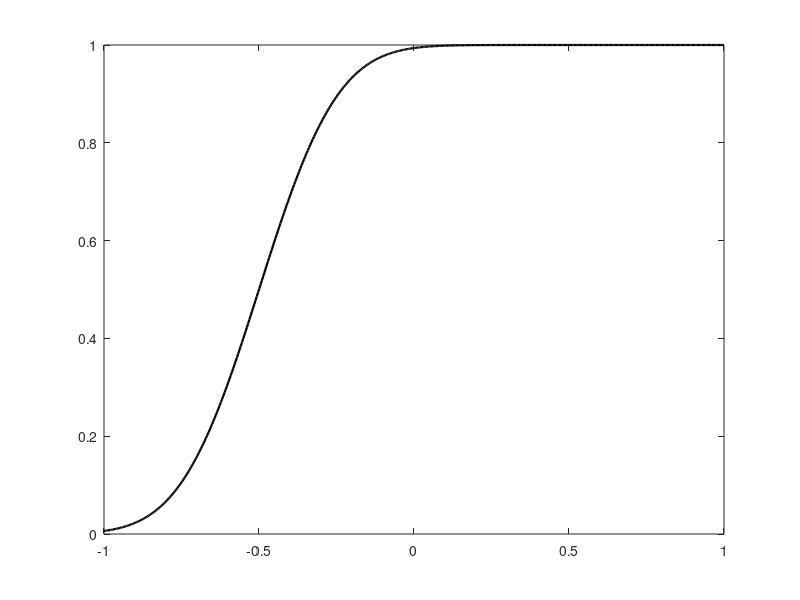

The MATLAB script that drew this image: (Note: this script raises an error after producing the figure.)

modelfunb = @(g,l,u,v,x) g+(1-g-l)*0.5*(1+erf((x-u)/sqrt(2*v^2)));
g = 0;
l = 0;
u = -0.5;
v = 0.2;

xRange = linspace(-1,1,500);
yRange = modelfunb(g,l,u,v,xRange);

hhf = figure('position',[100 100 380 300]);
plot(xRange,yRange,'k','linewidth',1.6);

%%
% using logistic fitting of current data
OctaveData = [-1,-0.6,-0.2,0.2,0.6,1];
NorTundata = [0.1 0.2 0.4 0.8 0.9 1];
opts = statset('nlinfit');
opts.RobustWgtFun = 'bisquare';
opts.MaxIter = 1000;
modelfunb = @(b1,b2,b3,b4,x) (b1+ b2./(1+exp(-(x - b3)./b4)));
% using the new model function
UL = [max(NorTundata)+abs(min(NorTundata)), Inf, max(OctaveData), 100];
SP = [min(NorTundata),max(NorTundata) - min(NorTundata), mean(OctaveData), 1];
LM = [-Inf,-Inf, min(OctaveData), -100];
ParaBoundLim = ([UL;SP;LM]);
[fit_model,fitgof] = fit(OctaveData',NorTundata',modelfunb,'StartPoint',SP,'Upper',UL,'Lower',LM);
OctaveRange = linspace(min(OctaveData),max(OctaveData),500);
FitCurve = feval(fit_model,OctaveRange);
hhf = figure('position',[100 100 380 300]);
hold on
plot(OctaveRange,FitCurve,'k','linewidth',1.6);
plot(OctaveData',NorTundata','o','MarkerSize',12,'Linewidth',2)

%% Initial categorical ROI response function
modelfunb = @(g,l,u,v,x) g+(1-g-l)*0.5*(1+erf((x-u)/sqrt(2*v^2)));
g = 0;
l = 0;
% u = -0.5;
v = 0.2;

% RPreferBound = -0.5:0.1:0.5;
RPreferBound = [0.4 0.1];
% LPreferBound = -0.5:0.1:0.5;
LPreferBound = [-0.4 -0.1];
nCategROI = length(RPreferBound);
RPrefCategFun = cell(nCategROI,1);
LPrefCategFun = cell(nCategROI,1);
for cROI = 1 : nCategROI
    RPrefCategFun{cROI} = @(x) modelfunb(g,l,RPreferBound(cROI),v,x);
    LPrefCategFun{cROI} = @(x) 1 - modelfunb(g,l,LPreferBound(cROI),v,x);
end
% Test categorical ROI function
xRange = linspace(-1,1,500);
hf = figure;
hold on
for cROI = 1 : nCategROI
    cRFun = RPrefCategFun{cROI};
    cLFun = LPrefCategFun{cROI};
    cRCurve = cRFun(xRange);
    cLCurve = cLFun(xRange);
    plot(xRange,cRCurve,'r','linewidth',1.6);
    plot(xRange,cLCurve,'b','linewidth',1.6);
end
% saveas(hf,'Initial raw categNeuron population data');
% saveas(hf,'Initial raw categNeuron population data','pdf');
% %% calculate output value by given function
% xData = -0.5:0.1:0.5;
% RDataCell = cell(nCategROI,1);
% LDataCell = cell(nCategROI,1);
% for cROI = 1 : nCategROI
%     cRFun = RPrefCategFun{cROI};
%     cLFun = LPrefCategFun{cROI};
%     RDataCell{cROI} = cRFun(xData);
%     LDataCell{cROI} = cLFun(xData);
% end
% RDataMtx = cell2mat(RDataCell);
% LDataMtx = cell2mat(LDataCell);
% 
% ChoiceData = (sum(RDataMtx) - sum(LDataMtx))/nCategROI;
% figure;
% plot(xData,ChoiceData,'k','Linewidth',1.6)
% 
% 
% BehavThres = 0.8;
% Value2ThresRatio = abs(ChoiceData)/BehavThres;
% Value2ThresRatio(Value2ThresRatio > 1) = 1;
% BoostFun = 1 - Value2ThresRatio;
% figure;
% plot(xData,BoostFun,'k','Linewidth',1.6)

%% set uncertainty function
modelfunb = @(g,l,u,v,x) g+(1-g-l)*0.5*(1+erf((x-u)/sqrt(2*v^2)));
g = 0;
l = 0;
UCu = 0;
UCv = 0.2;
syms y
cFun = modelfunb(g,l,UCu,UCv,y);
UncertainFunDerivt = diff(cFun);
xRange = linspace(-1,1,500);
UncertainFun = double(subs(UncertainFunDerivt,xRange));

BiasV = 0;

hf = figure;
plot(xRange,UncertainFun,'r','Linewidth',1.6);
set(gca,'box','off');
% saveas(hf,'Initial Uncertainty function');
% saveas(hf,'Initial raw categNeuron population data','pdf');
%% using the uncertainty function for boosting sensory outcome
xData = linspace(-1,1,500);
RDataCell = cell(nCategROI,1);
LDataCell = cell(nCategROI,1);
for cROI = 1 : nCategROI
    cRFun = RPrefCategFun{cROI};
    cLFun = LPrefCategFun{cROI};
    RDataCell{cROI} = cRFun(xData);
    LDataCell{cROI} = cLFun(xData);
end
RDataMtx = cell2mat(RDataCell);
LDataMtx = cell2mat(LDataCell);

ChoiceData = (sum(RDataMtx) - sum(LDataMtx))/nCategROI;
%% fit the choice data with a sigmoidal function
SP = [min(ChoiceData),1-max(ChoiceData) - min(ChoiceData),0,1];
UL = [max(ChoiceData),max(ChoiceData),max(xData),100];
LM = [min(ChoiceData),min(ChoiceData),min(xData),1e-6];
[ffit, gof] =fit(xData(:),ChoiceData(:),modelfunb,'StartPoint',SP,'Upper',UL,'Lower',LM);
syms xValue
cChoiceFun = modelfunb(ffit.g,ffit.l,ffit.u,ffit.v,xValue);
ChoiceFunDerivative = diff(cChoiceFun);
ChoiceSlopeData = double(subs(ChoiceFunDerivative,xData));
hf = figure('position',[100 100 380 300]);
yyaxis left
plot(xData,ChoiceData,'r','linewidth',1.5);
ylabel('Raw');

yyaxis right
plot(xData,ChoiceSlopeData,'k','linewidth',1.6);
ylabel('Slope')

% saveas(hf,'Raw choice data and slope');
% saveas(hf,'Raw choice data and slope','pdf');
%% Combine uncertainty to final function
UncertainFun = double(subs(UncertainFunDerivt,xData));
ShapedSlope = ChoiceSlopeData(:) .* UncertainFun(:); % slope change, sensitivity change, something like gain modulation
NewxData = xData + BiasV; % bias term change
syms Newg Newl Newu Newv Newx
NewFunc = modelfunb(ffit.g,ffit.l,Newu,Newv,Newx);  % upper and lower bound fixed
NewChoiceFunSlope = diff(NewFunc,Newx);
NewChoiceFunSlopehandle = matlabFunction(NewChoiceFunSlope);
NewSP = SP.*[1 1 1 0] + [0 0 BiasV 1/(max(ShapedSlope)*max(UncertainFun))];
% cFitTypes = fittype(NewChoiceFunSlopehandle,'coefficients',{'Newg','Newl','Newu','Newv'},'independent',{'Newx'},'dependent',{'ShapedSlope'});
cFitTypes = fittype(NewChoiceFunSlopehandle,'coefficients',{'Newu','Newv'},'independent',{'Newx'},'dependent',{'ShapedSlope'});
[Newffit, Newgof] = fit(NewxData(:),ShapedSlope(:),cFitTypes,'StartPoint',NewSP(3:4),'Upper',UL(3:4),'Lower',LM(3:4));
NewSlopeData = feval(Newffit,xData);

hf = figure('position',[100 100 380 300]);
hold on
plot(xData,ChoiceSlopeData,'k','linewidth',1.5);
plot(xData,NewSlopeData,'r','linewidth',1.5);
legend({'ChoiceSlope','ModuSlope'},'FontSize',10,'Box','off','Location','Northwest');
title('Slope change')
% saveas(hf,'modulated slope curve');
% saveas(hf,'modulated slope curve','pdf');

NewFunction = modelfunb(ffit.g,ffit.l,Newffit.Newu,Newffit.Newv,Newx);
NewChoiceData = double(subs(NewFunction,xData));
[~,BoundInds] = min(abs(NewChoiceData));
BoundIndex = xData(BoundInds);
hhf = figure('position',[500 100 380 300]);
hold on
plot(xData,ChoiceData,'k','linewidth',1.5);
plot(xData,NewChoiceData,'r','linewidth',1.5);
legend({'ChoiceRaw','ModuChoice'},'FontSize',10,'Box','off','Location','Northwest');
text(BoundIndex,0,sprintf('Bound = %.4f',BoundIndex));
title(sprintf('Choice Data, Gain = %d-%.2f, Bias = %.3f',UCu,UCv,BiasV));
set(gca,'ylim',[-1.1 1.1]);
% saveas(hhf,'Modulated Choice curve with bias');
% saveas(hhf,'Modulated Choice curve with bias','pdf');

%
PriorChoice = -1*0.1;  % negtive for left prior, positive for right prior
WithPriorChoice = NewChoiceData + PriorChoice;
WithPriorChoice(WithPriorChoice > 1) = 1;
WithPriorChoice(WithPriorChoice < -1) = -1;  % set within range
[~,BoundInds] = min(abs(WithPriorChoice));
BoundIndex = xData(BoundInds);
FinalSP = [SP(1:2),BoundInds,1/(max(ShapedSlope)*max(UncertainFun))];
[FinalFit,Finalgof] = fit(xData(:),WithPriorChoice(:),modelfunb,'StartPoint',FinalSP,'Upper',UL,'Lower',LM);
FinalCurve = feval(FinalFit,xData);
hhf = figure('position',[900 100 380 300]);
hold on
plot(xData,ChoiceData,'k','linewidth',1.5);
plot(xData,FinalCurve,'r','linewidth',1.5);
legend({'ChoiceRaw','ModuChoice'},'FontSize',10,'Box','off','Location','SouthEast');
text(-0.8,0.9,sprintf('Gain = %d-%.2f',UCu,UCv));
text(-0.8,0.8,sprintf('Bias = %.3f',BiasV))
text(-0.8,0.7,sprintf('Prior = %.3f',PriorChoice))
text(FinalFit.u,0,sprintf('Bound = %.4f',FinalFit.u));
title('Final formation');
% saveas(hhf,'Modulated Choice curve with bias and prior');
% saveas(hhf,'Modulated Choice curve with bias and prior','pdf');

%%
CombinedData = ChoiceData .* UncertainFun;
hf = figure;
plot(xData,CombinedData,'k','linewidth',1.5)

%% gaussian base neuron generation

c1 = 1;
c2 = 0;
c3 = 0.2;
c4 = 0;
TunBaseModel = @(x) c1*exp((-1)*((x - c2).^2)./(2*(c3^2)))+c4;
xscales = linspace(-1,1,100);
yData = TunBaseModel(xscales);
figure;
plot(xscales,yData);

%%
TunBaseModel = @(c1,c2,c3,c4,x) c1*exp((-1)*((x - c2).^2)./(2*(c3^2)))+c4;
cc1 = 1;
% c2 = 0;
cc3 = 0.2;
cc4 = 0;

TuningPeakNum = 10;

TunPeakData = linspace(-1,1,TuningPeakNum);
TunROIFun = cell(TuningPeakNum,1);
for cROI = 1 : TuningPeakNum
    TunROIFun{cROI} = @(x) TunBaseModel(cc1,TunPeakData(cROI),cc3,cc4,x);
end

xscales = linspace(-1,1,500);
BaseROIRespDataAll = cell(TuningPeakNum,1);
UsedColor = blue2red_2(TuningPeakNum);
% UsedColor = jet(TuningPeakNum);
hhuf = figure('position',[2000 100 340 280]);
hold on
for cROI = 1 : TuningPeakNum
    cROIFun = TunROIFun{cROI};
    cROIData = cROIFun(xscales);
    plot(xscales,cROIData,'Color',UsedColor(cROI,:),'linewidth',1.4,'linestyle','--');
    BaseROIRespDataAll{cROI} = cROIData * sign(TunPeakData(cROI));
end
line([0 0],[0 1],'Color',[0 0.6 0],'linewidth',1.4,'linestyle','--')
set(gca,'xtick',[-1 0 1],'ytick',[0 0.5 1],'xticklabel',[8 16 32]);
xlabel('Frequency (kHz)');
ylabel('Response');
%%
saveas(hhuf,'Passive tuning ROI examples');
saveas(hhuf,'Passive tuning ROI examples','pdf');

%% calculate the population output, left as negtive value
popuOutData = sum(cell2mat(BaseROIRespDataAll));
ScalePopuOut = (popuOutData - min(popuOutData))/(max(popuOutData) - min(popuOutData))*2-1;

hf = figure;
% hold on
yyaxis left
plot(xscales,popuOutData,'Color','k','linewidth',1.5);

yyaxis right
plot(xscales,ScalePopuOut,'Color','r','linewidth',1.5);

%%
%% Initial categorical ROI response function
modelfunb = @(g,l,u,v,x) g+(1-g-l)*0.5*(1+erf((x-u)/sqrt(2*v^2)));
g = 0;
l = 0;
% u = -0.5;
v = 0.2;

% RPreferBound = -0.5:0.1:0.5;
RPreferBound = [0.15 0.05];
% LPreferBound = -0.5:0.1:0.5;
LPreferBound = [-0.15 -0.05];
nCategROI = length(RPreferBound);
RPrefCategFun = cell(nCategROI,1);
LPrefCategFun = cell(nCategROI,1);
for cROI = 1 : nCategROI
    RPrefCategFun{cROI} = @(x) modelfunb(g,l,RPreferBound(cROI),v,x);
    LPrefCategFun{cROI} = @(x) 1 - modelfunb(g,l,LPreferBound(cROI),v,x);
end
% Test categorical ROI function
xRange = linspace(-1,1,500);
hMixedf = figure('position',[2000 100 340 280]);
hold on
for cROI = 1 : nCategROI
    cRFun = RPrefCategFun{cROI};
    cLFun = LPrefCategFun{cROI};
    cRCurve = cRFun(xRange);
    cLCurve = cLFun(xRange);
    plot(xRange,cRCurve,'r','linewidth',1.6);
    plot(xRange,cLCurve,'b','linewidth',1.6);
end
% ##################################################################################################################
% added boundary tuning ROIs
TunBaseModel = @(c1,c2,c3,c4,x) c1*exp((-1)*((x - c2).^2)./(2*(c3^2)))+c4;
cc1 = 1;
% c2 = 0;
cc3 = 0.1;
cc4 = 0;

TuningPeakNum = 2;
TunPeakData = linspace(-0.1,0.1,TuningPeakNum);
TunROIFun = cell(TuningPeakNum,1);
for cROI = 1 : TuningPeakNum
    TunROIFun{cROI} = @(x) TunBaseModel(cc1,TunPeakData(cROI),cc3,cc4,x);
end

xscales = linspace(-1,1,500);
BaseROIRespDataAll = cell(TuningPeakNum,1);
WholeColor = blue2red_2(10);
UsedColor = WholeColor([5,6],:);
% UsedColor = jet(TuningPeakNum);
% hhuf = figure('position',[2000 100 340 280]);
% hold on
for cROI = 1 : TuningPeakNum
    cROIFun = TunROIFun{cROI};
    cROIData = cROIFun(xscales);
    plot(xscales,cROIData,'Color',UsedColor(cROI,:),'linewidth',1.4);
    BaseROIRespDataAll{cROI} = cROIData * sign(TunPeakData(cROI));
end

%% ##################################################################################################################
% added extra frequency tuning ROIs
TunBaseModel = @(c1,c2,c3,c4,x) c1*exp((-1)*((x - c2).^2)./(2*(c3^2)))+c4;
cc1 = 1;
% c2 = 0;
cc3 = 0.2;
cc4 = 0;

TuningPeakNum = 4;
% TunPeakData = linspace(-0.1,0.1,TuningPeakNum);
TunPeakData = [-1 -0.6 0.6 1];
TunROIFun = cell(TuningPeakNum,1);
for cROI = 1 : TuningPeakNum
    TunROIFun{cROI} = @(x) TunBaseModel(cc1,TunPeakData(cROI),cc3,cc4,x);
end

xscales = linspace(-1,1,500);
BaseROIRespDataAll = cell(TuningPeakNum,1);
WholeColor = blue2red_2(12);
UsedColor = WholeColor([2,3,10,11],:);
% UsedColor = jet(TuningPeakNum);
% hhuf = figure('position',[2000 100 340 280]);
% hold on
for cROI = 1 : TuningPeakNum
    cROIFun = TunROIFun{cROI};
    cROIData = cROIFun(xscales);
    plot(xscales,cROIData,'Color',UsedColor(cROI,:),'linewidth',1.4,'linestyle','--');
    BaseROIRespDataAll{cROI} = cROIData * sign(TunPeakData(cROI));
end
%%
saveas(hMixedf,'Task tuning ROI examples');
saveas(hMixedf,'Task tuning ROI examples','pdf');
